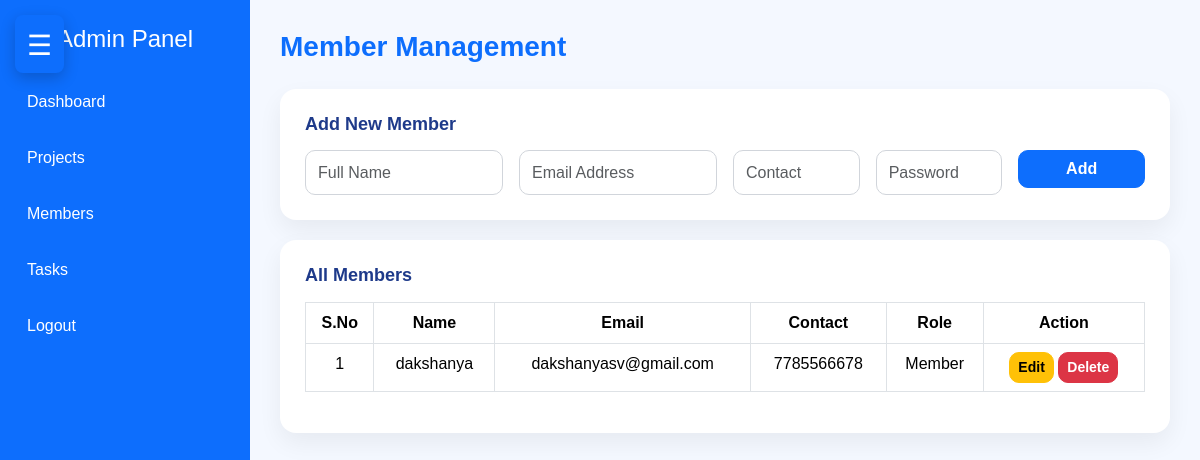
The page /admin/members (signed in) on the database its author committed.
### tables this page shows
CREATE TABLE users(
            id INTEGER PRIMARY KEY AUTOINCREMENT,
            name TEXT,
            email TEXT UNIQUE,
            password TEXT,
            role TEXT,
            contact TEXT
        );

### app.py (the view, shortened to what this page needs)
@app.route('/admin/members', methods=['GET', 'POST'])
def members():
    if not logged_in() or session['role'] != 'Admin':
        return redirect('/')
    conn = get_db()
    edit_id = request.args.get('edit')
    edit_member = None
    if edit_id:
        edit_member = conn.execute(
            "SELECT * FROM users WHERE id=?",
            (edit_id,)
        ).fetchone()
    data = conn.execute("""
        SELECT * FROM users
        WHERE role='Member'
        ORDER BY id DESC
    """).fetchall()
    conn.close()
    return render_template(
        'admin/members.html',
        members=data,
        edit_member=edit_member
    )

### app.py (called while the page is built)
def get_db():
    conn = sqlite3.connect(DB)
    conn.row_factory = sqlite3.Row
    return conn

def logged_in():
    return 'user_id' in session

### templates/admin/members.html (shortened to what this page needs)
<!DOCTYPE html>
<html lang="en">
<head>
    <link href="https://cdn.jsdelivr.net/npm/bootstrap@5.3.2/dist/css/bootstrap.min.css" rel="stylesheet">
    <link rel="stylesheet" href="{{ url_for('static', filename='css/style.css') }}">
</head>
<body>
    <button class="hamburger" onclick="toggleSidebar()">☰</button>
<div class="d-flex">
    <div class="sidebar" id="sidebar">
        <h4 class="text-white text-center mb-4">Admin Panel</h4>
        <a href="/admin/dashboard">Dashboard</a>
        <a href="/admin/projects">Projects</a>
        <a href="/admin/members">Members</a>
        <a href="/admin/tasks">Tasks</a>
        <a href="/logout">Logout</a>
    </div>
    <div class="main-content">
        <h2 class="page-title">Member Management</h2>
        <div class="admin-card">
            <h5 class="section-title">
                {{ 'Edit Member' if edit_member else 'Add New Member' }}
            </h5>
            <form method="POST">
                <div class="row g-3">
                    <div class="col-md-3">
                        <input type="text"
                               name="name"
                               class="form-control"
                               placeholder="Full Name"
                               value="{{ edit_member.name if edit_member else '' }}"
                               required>
                    </div>
                    <div class="col-md-3">
                        <input type="email"
                               name="email"
                               class="form-control"
                               placeholder="Email Address"
                               value="{{ edit_member.email if edit_member else '' }}"
                               required>
                    </div>
                    <div class="col-md-2">
                        <input type="text"
                               name="contact"
                               class="form-control"
                               placeholder="Contact"
                               value="{{ edit_member.contact if edit_member else '' }}"
                               required>
                    </div>
                    <div class="col-md-2">
                        <input type="text"
                               name="password"
                               class="form-control"
                               placeholder="Password"
                               value="{{ edit_member.password if edit_member else '' }}"
                               required>
                    </div>
                    <div class="col-md-2">
                        <button type="submit"
                                class="btn btn-primary w-100">
                            {{ 'Update' if edit_member else 'Add' }}
                        </button>
                    </div>
                </div>
            </form>
        </div>
        <div class="admin-table">
            <h5 class="section-title">All Members</h5>
            <table class="table table-bordered table-hover">
                <thead>
                    <tr>
                        <th>S.No</th>
                        <th>Name</th>
                        <th>Email</th>
                        <th>Contact</th>
                        <th>Role</th>
                        <th>Action</th>
                    </tr>
                </thead>
                <tbody>
                    {% for member in members %}
                    <tr>
                        <td>{{ loop.index }}</td>
                        <td>{{ member.name }}</td>
                        <td>{{ member.email }}</td>
                        <td>{{ member.contact }}</td>
                        <td>{{ member.role }}</td>
                        <td>
                            <a href="/admin/members?edit={{ member.id }}"
                               class="btn btn-warning btn-sm">
                               Edit
                            </a>
                            <a href="/delete_member/{{ member.id }}"
                               class="btn btn-danger btn-sm"
                               onclick="return confirm('Delete this member?')">
                               Delete
                            </a>
                        </td>
                    </tr>
                    {% endfor %}
                </tbody>
            </table>
        </div>
    </div>
</div>
</body>
</html>

### static/css/style.css (style rules this page uses)
* { margin: 0; padding: 0; box-sizing: border-box; font-family: 'Arial', sans-serif; }
body { background: #f4f8ff; min-height: 100vh; }
.d-flex { display: flex; }
.hamburger { font-size: 28px; background: #0d6efd; color: #fff; border: none; padding: 8px 12px; border-radius: 8px; cursor: pointer; position: fixed; top: 15px; left: 15px; z-index: 1200; box-shadow: 0 5px 15px rgba(0,0,0,0.2); }
.sidebar, .member-sidebar { width: 250px; min-height: 100vh; padding: 25px 15px; transition: all 0.35s ease; background: #0d6efd; }
.sidebar a, .member-sidebar a { display: block; color: #ffffff; text-decoration: none; padding: 12px; border-radius: 10px; margin-bottom: 8px; transition: 0.3s; font-weight: 500; }
.main-content { flex: 1; padding: 30px; }
.page-title { font-size: 28px; font-weight: 700; margin-bottom: 25px; color: #0d6efd; }
.section-title { font-size: 18px; font-weight: 600; margin-bottom: 15px; color: #1e3a8a; }
.admin-card, .admin-table, .member-card { background: #fff; border-radius: 16px; padding: 25px; margin-bottom: 20px; box-shadow: 0 10px 25px rgba(0,0,0,0.06); transition: 0.3s; }
.form-control, select { height: 45px; border-radius: 10px !important; border: 1px solid #d1d5db !important; }
.btn { border-radius: 10px !important; font-weight: 600; }
.admin-table, .member-table { overflow-x: auto; }
table { width: 100%; min-width: 700px; border-collapse: collapse; }
thead th { background: #0d6efd; color: #fff; padding: 12px; text-align: center; }
tbody td { padding: 12px; text-align: center; }

### rows shown on the page
users: name "dakshanya", email "dakshanyasv@gmail.com", contact "7785566678", role "Member"

### other values the page prints
{{ 'Edit Member' if edit_member else 'Add New Member' }} "Add New Member"
{{ 'Update' if edit_member else 'Add' }} "Add"
